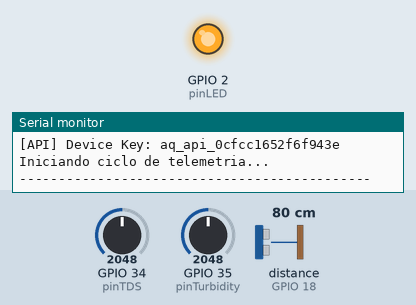
Simulated run of this sketch. Board: ESP32. Shown: output pins drawn as LEDs (lit = HIGH), the last lines printed to the serial monitor. The inputs (shaded band) are chosen by the test bench; at power-on: GPIO 34 (pinTDS) = 2048, GPIO 35 (pinTurbidity) = 2048, distance to the obstacle (sensor on GPIO 18) 80 cm. The echo pulse lasts 58.3 µs per cm; WiFi joins after 1.5 s; servers stay silent unless stated; uploads are accepted with an empty reply; pins used as bus, display or sensor lines are not drawn.

Above: at 8.6 s.
At 15.12 s:
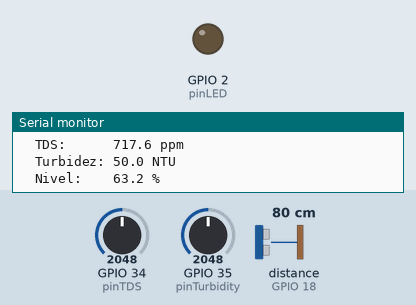
Timing chart, 0 to 21.7 s (numbered marks = the images above):
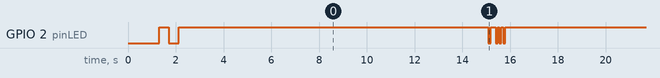

Measured:
- by itself, GPIO 2 (pinLED): repeats every 13.7 s: HIGH 13.0 s, LOW 0.10 s, HIGH 0.21 s, 2 × (LOW 0.08 s, HIGH 0.08 s), LOW 0.08 s
- by itself, everything shown: repeats every 15.0 s, in 4 steps

The sketch:

esp32-telemetry.ino
```cpp
// ============================================================
// AQUORA - FIRMWARE DE TELEMETRÍA v2.3 (HTTPS via ngrok)
// ============================================================
// Simulación en Wokwi con ESP32 DevKit-C v4
// Sensores: TDS (pot), Turbidez (pot), Nivel (HC-SR04)
// Conectividad: WiFi → HTTPS POST a API REST via ngrok
// ============================================================

#include <WiFi.h>
#include <HTTPClient.h>
#include <WiFiClientSecure.h>

// --- CONFIGURACIÓN DE RED ---
const char* ssid     = "Wokwi-GUEST";
const char* password = "";

// --- ENDPOINT API (HTTPS — ngrok requiere TLS) ---
const char* serverURL = "https://crabmeat-blustery-kitty.ngrok-free.dev/api/v1/readings";

// =========================================================================================
// 🔑 ------------------ ZONA DE CONFIGURACIÓN DE LA CLAVE DE API ------------------ 🔑
// =========================================================================================
// ⚠️ ¡IMPORTANTE PARA LA CONEXIÓN! ⚠️
//
// Coloca aquí la "Clave de API de Firmware" asignada a tu purificador.
// Esta clave se obtiene en la interfaz web de AQUORA (Panel de Aprovisionamiento) al
// autorizar una solicitud o ver los detalles de los "Dispositivos Activos".
//
// FORMATO REQUERIDO:
// - Debe comenzar con el prefijo: "aq_api_" (o "AQ_API_" - es indiferente, el backend es tolerante).
// - Ejemplo de clave válida: "aq_api_88fd36f2e21b714b" o "AQ_API_88fd36f2e21b714b"
//
// Al encender el ESP32, si tiene conexión a Internet, enviará telemetría con este token.
// El servidor validará la clave mediante un hashing seguro y asociará los datos al
// dispositivo y comunidad correspondientes automáticamente.
// =========================================================================================
const String deviceKey = "aq_api_0cfcc1652f6f943e"; // <-- API KEY para DEV_ESP32_GUAFFRHE (Comunidad Palmor / Ciénaga)
// =========================================================================================

// --- PINES DE SENSORES ---
const int pinTDS       = 34;   // Potenciómetro TDS → GPIO34 (ADC)
const int pinTurbidity = 35;   // Potenciómetro Turbidez → GPIO35 (ADC)
const int pinTrigger   = 5;    // HC-SR04 TRIG → GPIO5
const int pinEcho      = 18;   // HC-SR04 ECHO → GPIO18
const int pinLED       = 2;    // LED integrado ESP32

// --- TIEMPOS ---
const unsigned long sendInterval = 15000;  // Enviar cada 15 segundos
unsigned long lastSendTime = 0;

// --- PROMEDIO MÓVIL ---
const int N = 20;
int bufTDS[N], bufTurb[N];
int idx = 0;
bool bufferReady = false;

// --- TANQUE ---
const float tankH     = 200.0;  // Altura total del tanque (cm)
const float sensorOff = 10.0;   // Offset del sensor desde el tope (cm)

void setup() {
  Serial.begin(115200);
  delay(500);

  Serial.println();
  Serial.println("=============================================");
  Serial.println("   AQUORA SMART WATER MONITOR v2.3");
  Serial.println("   Firmware de Telemetria - ESP32");
  Serial.println("=============================================");
  Serial.println();

  // Configurar pines
  pinMode(pinLED, OUTPUT);
  pinMode(pinTDS, INPUT);
  pinMode(pinTurbidity, INPUT);
  pinMode(pinTrigger, OUTPUT);
  pinMode(pinEcho, INPUT);

  // Inicializar buffers
  memset(bufTDS, 0, sizeof(bufTDS));
  memset(bufTurb, 0, sizeof(bufTurb));

  // --- Conectar WiFi ---
  Serial.print("[WiFi] Conectando a: ");
  Serial.println(ssid);
  WiFi.begin(ssid, password);

  int tries = 0;
  while (WiFi.status() != WL_CONNECTED && tries < 50) {
    delay(400);
    Serial.print(".");
    digitalWrite(pinLED, tries % 2);  // Parpadeo durante conexión
    tries++;
  }

  Serial.println();

  if (WiFi.status() == WL_CONNECTED) {
    Serial.println("[WiFi] *** CONECTADO ***");
    Serial.print("[WiFi] IP asignada: ");
    Serial.println(WiFi.localIP());
    Serial.print("[WiFi] RSSI: ");
    Serial.print(WiFi.RSSI());
    Serial.println(" dBm");
    digitalWrite(pinLED, HIGH);
  } else {
    Serial.println("[WiFi] ERROR: No se pudo conectar");
    digitalWrite(pinLED, LOW);
  }

  Serial.println();
  Serial.print("[API] Endpoint: ");
  Serial.println(serverURL);
  Serial.print("[API] Device Key: ");
  Serial.println(deviceKey);
  Serial.println();
  Serial.println("Iniciando ciclo de telemetria...");
  Serial.println("---------------------------------------------");
}

void loop() {
  // --- Muestreo continuo de sensores analógicos ---
  bufTDS[idx]  = analogRead(pinTDS);
  bufTurb[idx] = analogRead(pinTurbidity);
  idx++;

  if (idx >= N) {
    idx = 0;
    bufferReady = true;
  }

  // --- Envío periódico cada 15 segundos ---
  unsigned long now = millis();
  if (now - lastSendTime >= sendInterval) {
    lastSendTime = now;

    // Verificar WiFi
    if (WiFi.status() != WL_CONNECTED) {
      Serial.println("[WiFi] Desconectado! Reintentando...");
      WiFi.reconnect();
      delay(3000);
      if (WiFi.status() != WL_CONNECTED) {
        Serial.println("[WiFi] Reconexion fallida. Esperando...");
        return;
      }
      Serial.println("[WiFi] Reconectado!");
    }

    // Calcular valores
    float tds   = calcTDS();
    float turb  = calcTurb();
    float level = calcLevel();

    // Mostrar en Serial
    Serial.println();
    Serial.println("=== LECTURA DE SENSORES ===");
    Serial.print("  TDS:      ");
    Serial.print(tds, 1);
    Serial.println(" ppm");
    Serial.print("  Turbidez: ");
    Serial.print(turb, 1);
    Serial.println(" NTU");
    Serial.print("  Nivel:    ");
    Serial.print(level, 1);
    Serial.println(" %");

    // Indicar envío con LED
    digitalWrite(pinLED, LOW);
    delay(100);
    digitalWrite(pinLED, HIGH);

    // Enviar a la API
    sendTelemetry(tds, turb, level);
  }

  delay(100);  // 100ms entre muestras
}

// ==========================================
// FUNCIONES DE SENSORES
// ==========================================

float avg(int* buf) {
  long s = 0;
  int count = bufferReady ? N : (idx > 0 ? idx : 1);
  for (int i = 0; i < count; i++) s += buf[i];
  return (float)s / count;
}

float calcTDS() {
  float voltage = avg(bufTDS) * (3.3 / 4095.0);
  float tds = (voltage / 2.3) * 1000.0;
  return max(tds, 0.0f);
}

float calcTurb() {
  float voltage = avg(bufTurb) * (3.3 / 4095.0);
  float turb = (1.0 - voltage / 3.3) * 100.0;
  return constrain(turb, 0.0f, 100.0f);
}

float calcLevel() {
  digitalWrite(pinTrigger, LOW);
  delayMicroseconds(2);
  digitalWrite(pinTrigger, HIGH);
  delayMicroseconds(10);
  digitalWrite(pinTrigger, LOW);

  long dur = pulseIn(pinEcho, HIGH, 30000);
  if (dur == 0) return 0.0;

  float d = dur * 0.01715;
  d = constrain(d, sensorOff, tankH);
  return ((tankH - d) / (tankH - sensorOff)) * 100.0;
}

// ==========================================
// ENVÍO HTTP A LA API
// ==========================================

void sendTelemetry(float tds, float turb, float level) {
  WiFiClientSecure client;
  client.setInsecure();  // Skip certificate validation (OK for dev/ngrok)
  HTTPClient http;

  Serial.print("[HTTPS] POST → ");
  Serial.println(serverURL);

  http.begin(client, serverURL);
  http.setTimeout(10000);
  http.addHeader("Content-Type", "application/json");
  http.addHeader("ngrok-skip-browser-warning", "69420");

  // Construir JSON
  String json = "{";
  json += "\"device_key\":\"" + deviceKey + "\",";
  json += "\"tds_ppm\":" + String(tds, 2) + ",";
  json += "\"turbidity_ntu\":" + String(turb, 2) + ",";
  json += "\"water_level_pct\":" + String(level, 2);
  json += "}";

  Serial.print("[HTTP] Payload: ");
  Serial.println(json);

  int httpCode = http.POST(json);

  if (httpCode > 0) {
    String response = http.getString();
    Serial.print("[HTTP] Respuesta ");
    Serial.print(httpCode);
    Serial.print(": ");
    Serial.println(response);

    if (httpCode == 201 || httpCode == 200) {
      Serial.println("[OK] Dato enviado exitosamente!");
      // Parpadeo rápido = éxito
      for (int i = 0; i < 6; i++) {
        digitalWrite(pinLED, i % 2);
        delay(80);
      }
      digitalWrite(pinLED, HIGH);
    }
  } else {
    Serial.print("[HTTP] ERROR: ");
    Serial.println(http.errorToString(httpCode));
    // LED apagado brevemente = error
    digitalWrite(pinLED, LOW);
    delay(500);
    digitalWrite(pinLED, HIGH);
  }

  http.end();
}
```
